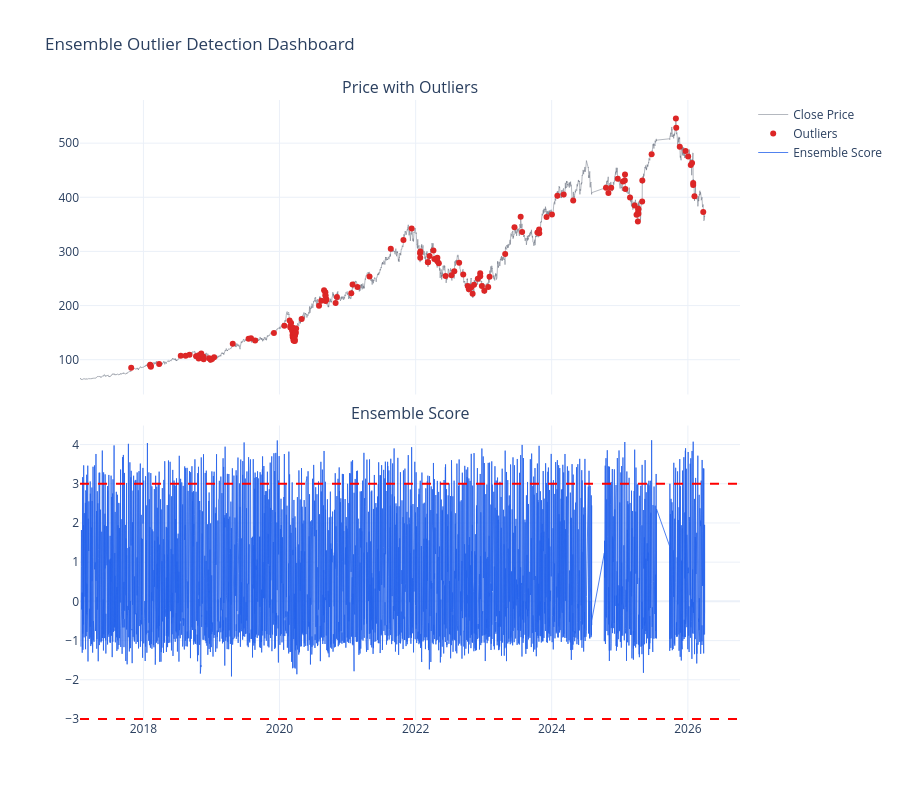

The cell this chart's notebook holds for it:
### Code cell
# Ensemble Model (IF + LOF)

if "df_model" not in globals():
    raise ValueError("df_model not found. Run feature-engineering cell first.")

features = FEATURES
part = df_model.copy().sort_values("quote_datetime").reset_index(drop=True)
active_features = [c for c in features if c in part.columns]
window_z = WINDOW_Z
roll_window = ROLL_WINDOW
contamination = CONTAMINATION

for col in active_features:
    mu = part[col].rolling(window_z).mean()
    sd = part[col].rolling(window_z).std()
    part[f"{col}_z"] = (part[col] - mu) / (sd + 1e-8)

ml_features = []
for col in active_features:
    zc = f"{col}_z"
    if zc in part.columns:
        ml_features.extend([col, zc])

part = part.dropna(subset=ml_features).reset_index(drop=True)
X = part[ml_features].values
X_scaled = StandardScaler().fit_transform(X)

iforest = IsolationForest(n_estimators=N_ESTIMATORS, contamination=contamination, random_state=42, n_jobs=-1)
iforest.fit(X_scaled)
part["iforest_flag"] = (iforest.predict(X_scaled) == -1).astype(int)
part["iforest_score"] = -iforest.decision_function(X_scaled)

lof = LocalOutlierFactor(n_neighbors=N_NEIGHBORS, contamination=contamination, n_jobs=-1)
part["lof_flag"] = (lof.fit_predict(X_scaled) == -1).astype(int)
part["lof_score"] = -lof.negative_outlier_factor_

def safe_minmax(s):
    den = s.max() - s.min()
    if den == 0 or pd.isna(den):
        return pd.Series(np.zeros(len(s)), index=s.index)
    return (s - s.min()) / den

part["if_norm"] = safe_minmax(part["iforest_score"])
part["lof_norm"] = safe_minmax(part["lof_score"])
part["ensemble_score"] = (part["if_norm"] + part["lof_norm"]) / 2.0
ens_thr = part["ensemble_score"].quantile(1 - contamination)

part["ensemble_flag"] = (
    ((part["iforest_flag"] == 1) & (part["lof_flag"] == 1)) |
    (part["ensemble_score"] >= ens_thr)
).astype(int)

mu2 = part["ensemble_score"].rolling(roll_window).mean()
sd2 = part["ensemble_score"].rolling(roll_window).std()
part["ensemble_z20"] = (part["ensemble_score"] - mu2) / (sd2 + 1e-8)

flagged = part[part["ensemble_flag"] == 1]

fig = make_subplots(
    rows=2, cols=1, shared_xaxes=True, vertical_spacing=0.05,
    subplot_titles=("Price with Outliers", "Ensemble Score")
)

fig.add_trace(
    go.Scatter(
        x=part["quote_datetime"],
        y=part["close"],
        name="Close Price",
        line=dict(color=COLORS["normal"], width=1),
        opacity=0.5,
    ),
    row=1, col=1,
 )

fig.add_trace(
    go.Scatter(
        x=flagged["quote_datetime"],
        y=flagged["close"],
        mode="markers",
        name="Outliers",
        marker=dict(color=COLORS["anomaly"], size=6),
    ),
    row=1, col=1,
 )

fig.add_trace(
    go.Scatter(
        x=part["quote_datetime"],
        y=part["ensemble_z20"],
        name="Ensemble Score",
        line=dict(color=COLORS["price"], width=0.8),
    ),
    row=2, col=1,
 )

fig.add_hline(y=3, line_dash="dash", line_color="red", row=2, col=1)
fig.add_hline(y=-3, line_dash="dash", line_color="red", row=2, col=1)

fig.update_layout(height=800, title_text="Ensemble Outlier Detection Dashboard", template="plotly_white", showlegend=True)
fig.show()

print("Ensemble Model anomalies:", int(part["ensemble_flag"].sum()))

### Figure 1 — Plotly figure (JSON) as saved in the notebook; plotly's stock layout.template omitted (floating-point values rounded to 4 significant figures; data arrays with more than 128 entries replaced by an {"elided": "..."} marker saying what was removed)
{"data": [{"line": {"color": "#6b7280", "width": 1}, "name": "Close Price", "opacity": 0.5, "type": "scatter", "x": {"elided": "15390 str values"}, "xaxis": "x", "y": {"elided": "15390 float values"}, "yaxis": "y"}, {"marker": {"color": "#dc2626", "size": 6}, "mode": "markers", "name": "Outliers", "type": "scatter", "x": {"elided": "154 str values"}, "xaxis": "x", "y": {"elided": "154 float values"}, "yaxis": "y"}, {"line": {"color": "#2563eb", "width": 0.8}, "name": "Ensemble Score", "type": "scatter", "x": {"elided": "15390 str values"}, "xaxis": "x2", "y": {"elided": "15390 float values"}, "yaxis": "y2"}], "layout": {"annotations": [{"font": {"size": 16}, "showarrow": false, "text": "Price with Outliers", "x": 0.5, "xanchor": "center", "xref": "paper", "y": 1, "yanchor": "bottom", "yref": "paper"}, {"font": {"size": 16}, "showarrow": false, "text": "Ensemble Score", "x": 0.5, "xanchor": "center", "xref": "paper", "y": 0.475, "yanchor": "bottom", "yref": "paper"}], "height": 800, "shapes": [{"line": {"color": "red", "dash": "dash"}, "type": "line", "x0": 0, "x1": 1, "xref": "x2 domain", "y0": 3, "y1": 3, "yref": "y2"}, {"line": {"color": "red", "dash": "dash"}, "type": "line", "x0": 0, "x1": 1, "xref": "x2 domain", "y0": -3, "y1": -3, "yref": "y2"}], "showlegend": true, "title": {"text": "Ensemble Outlier Detection Dashboard"}, "xaxis": {"anchor": "y", "domain": [0, 1], "matches": "x2", "showticklabels": false}, "xaxis2": {"anchor": "y2", "domain": [0, 1]}, "yaxis": {"anchor": "x", "domain": [0.525, 1]}, "yaxis2": {"anchor": "x2", "domain": [0, 0.475]}}}
